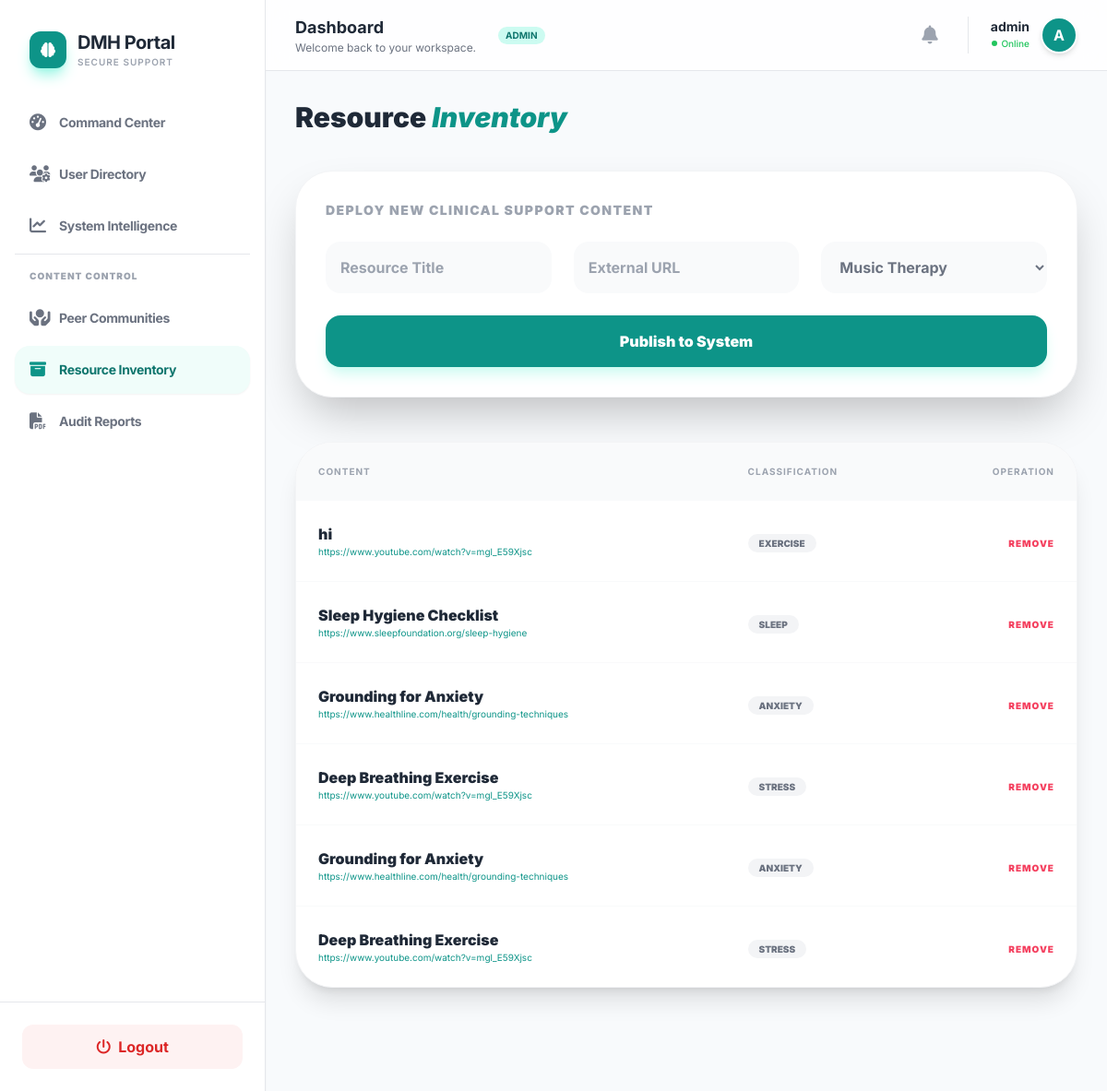
The app's page /dashboard/admin/resources/ (signed in) with its own data.
### accounts/models.py (models this page shows, shortened)
class User(AbstractUser):
    ROLE_CHOICES = (
        ('student', 'Student'),
        ('counsellor', 'Counsellor'),
        ('peer', 'Peer Volunteer'),
        ('admin', 'Admin'),
    )
    role = models.CharField(max_length=20, choices=ROLE_CHOICES, default='student')
    anonymous_id = models.UUIDField(default=uuid.uuid4, editable=False)
    is_approved = models.BooleanField(default=False)
    login_count = models.PositiveIntegerField(default=0) # Track login counts

### resources/models.py (models this page shows, shortened)
class Resource(models.Model):
    CATEGORY_CHOICES = (
        ('general', 'General'),
        ('stress', 'Stress'),
        ('anxiety', 'Anxiety'),
        ('sleep', 'Sleep'),
        ('depression', 'Depression'),
        ('exam', 'Exam Stress'),
    )
    SEVERITY_CHOICES = (
        ('all', 'All'),
        ('minimal', 'Minimal'),
        ('mild', 'Mild'),
        ('moderate', 'Moderate'),
        ('severe', 'Severe'),
    )
    title = models.CharField(max_length=200)
    description = models.TextField()
    resource_type = models.CharField(max_length=20, default='guide') # video / audio / guide
    link = models.URLField()
    category = models.CharField(max_length=20, choices=CATEGORY_CHOICES)
    severity = models.CharField(max_length=20, choices=SEVERITY_CHOICES, default='all')
    usage_count = models.IntegerField(default=0)

### dashboard/views.py (the view, shortened to what this page needs)
# urls.py: path('admin/resources/', views.admin_resource_management, name='admin_resource_management'),
@login_required
def admin_resource_management(request):
    if not (request.user.is_superuser or request.user.role == 'admin'):
        return redirect('home')
    resources = Resource.objects.all().order_by('-id')
    return render(request, 'dashboard/admin_resources.html', {'resources': resources})

### dashboard/context_processors.py (called while the page is built)
def notification_context(request):
    if request.user.is_authenticated:
        notifications = Notification.objects.filter(user=request.user).order_by('-created_at')[:5]
        unread_count = Notification.objects.filter(user=request.user, is_read=False).count()
        return {
            'nav_notifications': notifications,
            'unread_notif_count': unread_count
        }
    return {}

### templates/dashboard/admin_resources.html (shortened to what this page needs)
{% extends "base2.html" %}
{% block content %}
<div class="max-w-7xl mx-auto pb-20 animate-fade-in">
    <div class="mb-10">
        <h1 class="text-3xl font-black text-gray-800">Resource <span class="text-teal-600 italic">Inventory</span></h1>
    </div>
    <div class="bg-white p-8 rounded-[2.5rem] border border-gray-100 shadow-2xl mb-12">
        <h3 class="text-sm font-black text-gray-400 uppercase tracking-widest mb-6">Deploy New Clinical Support Content</h3>
        <form method="POST" class="grid grid-cols-1 md:grid-cols-3 gap-6">
            <input type="text" name="title" placeholder="Resource Title" class="p-4 bg-gray-50 rounded-2xl outline-none font-bold" required>
            <input type="url" name="link" placeholder="External URL" class="p-4 bg-gray-50 rounded-2xl outline-none font-bold" required>
            <select name="category" class="p-4 bg-gray-50 rounded-2xl outline-none font-bold text-gray-500">
                <option value="Music">Music Therapy</option>
            </select>
            <button type="submit" class="md:col-span-3 py-4 bg-teal-600 text-white rounded-2xl font-black shadow-lg shadow-teal-100 hover:bg-teal-700 transition">Publish to System</button>
        </form>
    </div>
    <div class="bg-white rounded-[2.5rem] border border-gray-100 shadow-xl overflow-hidden">
        <table class="w-full text-left">
            <thead class="bg-gray-50">
                <tr class="text-[10px] font-black text-gray-400 uppercase tracking-widest">
                    <th class="p-6">Content</th>
                    <th class="p-6">Classification</th>
                    <th class="p-6 text-right">Operation</th>
                </tr>
            </thead>
            <tbody class="divide-y divide-gray-50">
                {% for res in resources %}
                <tr class="hover:bg-teal-50/20 transition">
                    <td class="p-6">
                        <div class="font-black text-gray-800">{{ res.title }}</div>
                        <div class="text-[10px] text-teal-600 truncate max-w-xs">{{ res.link }}</div>
                    </td>
                    <td class="p-6">
                        <span class="px-3 py-1 rounded-full text-[10px] font-black uppercase bg-gray-100 text-gray-500">{{ res.category }}</span>
                    </td>
                    <td class="p-6 text-right">
    <form method="POST" onsubmit="return confirm('Are you sure you want to remove this?')">
        <button type="submit" class="text-rose-500 font-black text-[10px] uppercase tracking-widest hover:underline focus:outline-none">
            Remove
        </button>
    </form>
</td>
                </tr>
                {% endfor %}
            </tbody>
        </table>
    </div>
</div>
{% endblock %}

### templates/base2.html (shortened to what this page needs)
<!DOCTYPE html>
<html lang="en">
<head>
    <link rel="stylesheet" href="https://cdnjs.cloudflare.com/ajax/libs/font-awesome/6.4.2/css/all.min.css">
    <script src="https://cdn.tailwindcss.com"></script>
</head>
<body class="bg-[var(--bg)] min-h-screen flex">
<aside class="w-72 bg-white border-r shadow-sm hidden md:flex flex-col sticky top-0 h-screen">
    <div class="p-8">
        <div class="flex items-center gap-3">
            <div class="w-10 h-10 bg-teal-600 rounded-xl flex items-center justify-center text-white shadow-lg shadow-teal-200">
                <i class="fa-solid fa-brain"></i>
            </div>
            <div>
                <h2 class="text-xl font-bold text-gray-800 tracking-tight">DMH Portal</h2>
                <p class="text-[10px] text-gray-400 uppercase tracking-widest font-semibold">Secure Support</p>
            </div>
        </div>
    </div>
    <nav class="flex-1 px-4 space-y-1 overflow-y-auto">
        {% if user.role == 'student' %}
            {% include "partials/sidebar_student.html" %}
        {% elif user.role == 'counsellor' %}
            {% include "partials/sidebar_counsellor.html" %}
        {% elif user.role == 'peer' %}
            {% include "partials/sidebar_volunteer.html" %}
        {% elif user.role == 'admin' %}
            {% include "partials/sidebar_admin.html" %}
        {% endif %}
    </nav>
    <div class="p-6 border-t">
        <a href="/auth/logout/"
           class="flex items-center justify-center gap-2 px-4 py-3 rounded-xl bg-red-50 text-red-600 font-bold hover:bg-red-100 transition duration-200">
            <i class="fa-solid fa-power-off"></i> Logout
        </a>
    </div>
</aside>
<div class="flex-1 flex flex-col min-w-0 overflow-hidden">
    <header class="bg-white/80 backdrop-blur-md border-b sticky top-0 z-40 px-8 py-4 flex justify-between items-center">
        <div class="flex items-center gap-4">
             <div class="hidden sm:block">
                <h1 class="text-lg font-bold text-gray-800">
                    {% block page_title %}Dashboard{% endblock %}
                </h1>
                <p class="text-xs text-gray-500">
                    {% block page_subtitle %}Welcome back to your workspace.{% endblock %}
                </p>
             </div>
             <span class="bg-teal-100 text-teal-700 text-[10px] uppercase font-bold px-2 py-0.5 rounded-full ml-2">
                {{ user.role }}
             </span>
        </div>
        <div class="flex items-center gap-6">
            <div class="relative">
                <button id="notifButton" class="relative p-2 text-gray-400 hover:text-teal-600 transition-colors focus:outline-none">
                    <i class="fa-solid fa-bell text-xl"></i>
                </button>
            </div>
            <div class="flex items-center gap-3 border-l pl-6">
                <div class="text-right hidden sm:block">
                    <p class="text-sm font-bold text-gray-800 leading-none mb-1">{{ user.username }}</p>
                    <p class="text-[10px] text-green-500 font-medium flex items-center justify-end gap-1">
                        <span class="w-1.5 h-1.5 bg-green-500 rounded-full"></span> Online
                    </p>
                </div>
                <div class="w-10 h-10 bg-teal-600 rounded-full border-2 border-white shadow-md flex items-center justify-center text-white font-bold">
                    {{ user.username|first|upper }}
                </div>
            </div>
        </div>
    </header>
    <main class="flex-1 p-8 overflow-y-auto bg-[#f8fafc]">
        <div class="max-w-7xl mx-auto">
            {% block content %}{% endblock %}
        </div>
    </main>
</div>
</body>
</html>

### templates/base2.html (style rules this page uses)
:root { --accent: #0f766e; --bg: #f8fafc; --card: #ffffff; }
body { font-family: 'Inter', sans-serif; }
.animate-fade-in { animation: fadeIn 0.2s ease-out; }

### records on screen
User: role "ADMIN", username "admin", username|first "A"
Resource: title "hi", link "https://www.youtube.com/watch?v=mgl_E59Xjsc", category "EXERCISE"
Resource: title "Sleep Hygiene Checklist", link "https://www.sleepfoundation.org/sleep-hygiene", category "SLEEP"
Resource: title "Grounding for Anxiety", link "https://www.healthline.com/health/grounding-techniques", category "ANXIETY"
Resource: title "Deep Breathing Exercise", link "https://www.youtube.com/watch?v=mgl_E59Xjsc", category "STRESS"
Resource: title "Grounding for Anxiety", link "https://www.healthline.com/health/grounding-techniques", category "ANXIETY"
Resource: title "Deep Breathing Exercise", link "https://www.youtube.com/watch?v=mgl_E59Xjsc", category "STRESS"
